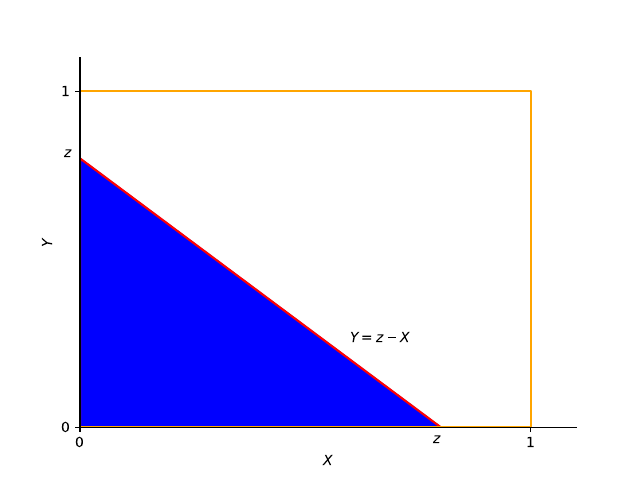

Generate this figure with Python:
import matplotlib.pyplot as plt

# Case I: z <=1.0
fig, ax = plt.subplots()
plt.fill((0.0,0.0,0.80,0.0),(0., 0.80,0.0,0.0),color="b")
plt.plot((0.0,0.0,0.80,0.0),(0., 0.80,0.0,0.0), color="r")
plt.plot((0.0,0.0,1.0,1.0,0  ),(0.,1.,1.,0,0.),color="orange")
plt.xlim(0.0,1.10)
plt.ylim(0.0,1.10)
plt.xticks([0.0,1.0])
plt.yticks([0.0,1.0])
plt.xlabel(r"$X$")
plt.ylabel(r"$Y$")
plt.text(0.6, 0.25, r"$Y=z-X$")
ax.spines[['right', 'top']].set_visible(False)
plt.text(0.7850, -0.05, r"$z$")
plt.text(-0.035,0.80,r"$z$")
#plt.show()
plt.savefig('case1.pdf',dpi=600)
